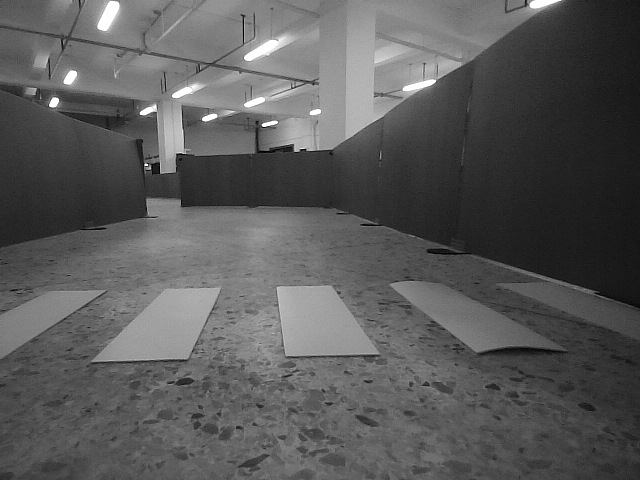
#> input picture image/1_gray.png, 640 x 480 px, found by its file name
$ python Grayscale_threshold_debug.py
#> lines starting #> are read from the running program, lines starting #| are printed output that depends on the picture; after the words box and inside, x2 and y2 are one past the last pixel; in counts of white or black regions, pixels touching at a corner belong together
#> further down, img is the input picture: shape (480, 640, 3); min 0, max 255, mean 89.6
import cv2

def on_trackbar_changed(value):
    pass

def process_image(value):
#> called with value = 127
    global img, gray, blurred, thresh
    cv2.imshow("Original", img)

    # 灰度化
    gray = cv2.cvtColor(img, cv2.COLOR_BGR2GRAY)

    # 高斯模糊
    blurred = cv2.GaussianBlur(gray, (5, 5), 0)

    # 根据滑动条值进行阈值二值化
    _, binary = cv2.threshold(blurred, value, 255, cv2.THRESH_BINARY)
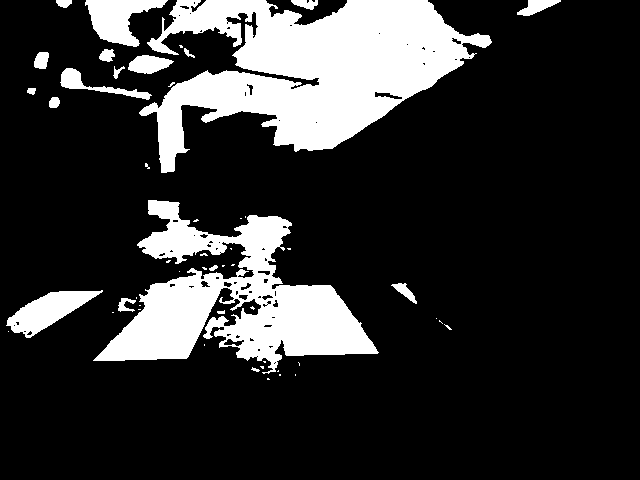
#> binary: shape (480, 640); 19.1% white; 51 white regions (31 under 20 px), largest, box (x1, y1, x2, y2) and area: (139, 0, 492, 173) 30807, (93, 200, 379, 374) 20540, (6, 290, 103, 338) 2084

    cv2.imshow("Processed", binary)

# 读取图像
img = cv2.imread('image\\1_gray.png')
cv2.namedWindow("Original")
cv2.namedWindow("Processed")

# 创建滑动条
cv2.createTrackbar('Threshold', 'Processed', 0, 255, on_trackbar_changed)

# 初始化滑动条位置
initial_thresh = 127
cv2.setTrackbarPos('Threshold', 'Processed', initial_thresh)

# 初始处理图像
process_image(initial_thresh)

while True:
    # 等待键盘输入，按 'q' 退出
    key = cv2.waitKey(1) & 0xFF
#> (key q is pressed here)
    if key == ord('q'):
        break

    # 获取滑动条值
    thresh = cv2.getTrackbarPos('Threshold', 'Processed')

    # 处理图像
    process_image(thresh)

cv2.destroyAllWindows()
